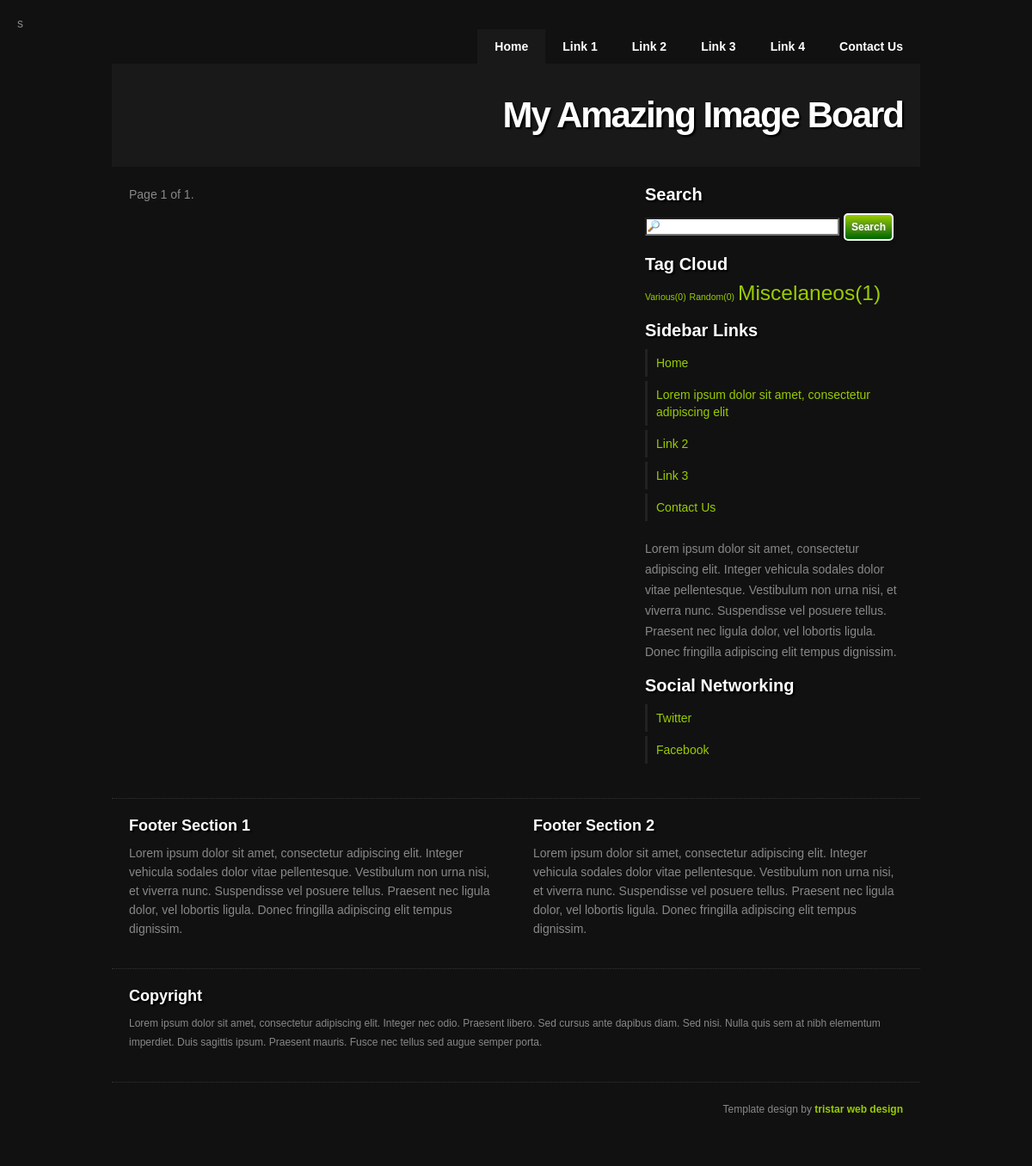
The app's page /imageboard/wo-tags/ with its own data.
### imageboard/models.py (models this page shows, shortened)
class Tag(models.Model):
    title = models.CharField(max_length=100)
    images_per_tag = models.ManyToManyField(Image, through='ImageTag')
    def __unicode__(self):
        return self.title

### imageboard/views.py (the view)
# urls.py: url(r'^imageboard/wo-tags/$', views.images_wo_tags, name = 'image_wo_tags_index'),
def images_wo_tags(request):
    list_image_wo_tags = []
    all_images = Image.objects.all().count()
    for i in range(1,all_images):
        if ImageTag.objects.filter(image=i) == 0:
            list_image_wo_tags.append(Image.objects.get(pk=i))
    pag_images = paginator_exe(request, list_image_wo_tags)
    tag_cloud = tagcloud()
    template = 'images/images_wo_tags.html'
    data = {
        'image_wo_tags_list': pag_images.object_list,
        'paginator_images': pag_images,
        'tagcloud': tag_cloud
    }
    return render_to_response(template, data, context_instance=RequestContext(request))

### imageboard/views.py (called while the page is built)
def paginator_exe(req, list, case=IMAGES_PER_PAGE):
    paginator = Paginator(list, case) # Show N post per page
    page = req.GET.get('page')
    try:
        pag_images = paginator.page(page)
    except (PageNotAnInteger, TypeError):
        pag_images = paginator.page(1)
    except EmptyPage:
        pag_images = paginator.page(paginator.num_pages)
    return pag_images

def tagcloud(threshold=0, maxsize=1.75, minsize=.75):
    counts, taglist, tagcloud = [], [], []
    tags = Tag.objects.all()
    for tag in tags:
        count = ImageTag.objects.filter(tag=tag.id).count()
        count >= threshold and (counts.append(count), taglist.append(tag))
    maxcount = max(counts)
    mincount = min(counts)
    constant = log(maxcount - (mincount - 1))/(maxsize - minsize or 1)
    tagcount = zip(taglist, counts)
    for tag, count in tagcount:
        size = log(count - (mincount - 1))/constant + minsize
        tagcloud.append({'tag': tag, 'count': count, 'size': round(size, 7)})
    return tagcloud

### public/templates/images/images_wo_tags.html (shortened to what this page needs)
{% extends "base.html" %}
{% load staticfiles %}
{% block stylesheet %}
<link rel="stylesheet" href="{% static "css/style.css" %}" type="text/css" media="screen" />s
{% endblock %}
{% block content %}
<section id="content">
  <div class="pagination">
    <span class="step-links">
      <span class="current">
        Page {{ paginator_images.number }} of {{ paginator_images.paginator.num_pages }}.
      </span>
    </span>
  </div>
</section>
{% endblock %}
{% block aside %}{% include "aside.html" %}{% endblock %}

### public/templates/aside.html
<aside id="sidebar">
  <h3>Search</h3>
  <form name="input" action="/search/" method="get">
    <ul class="clearfix">
      <li><input type="text" name="q" class="searchBox" /><input class="form-submit-button-2" type="submit" value="Search" /></li>
    </ul>
  </form>
  <h3>Tag Cloud</h3>
  <p>
  {% for tag in tagcloud %}
  <a style="font-size: {{ tag.size }}em;" title="tags" href="{% url 'imageboard:tag_details' tag.tag.id %}">{{ tag.tag }}({{ tag.count }})</a>
  {% endfor %}
  </p>
  <h3>Sidebar Links</h3>
  <ul class="clearfix">
    <li><a title="home" href="{% url 'imageboard:image_index' %}">Home</a></li>
    <li><a title="link 1" href="{% url 'imageboard:image_index' %}">Lorem ipsum dolor sit amet, consectetur adipiscing elit</a></li>
    <li><a title="link 2" href="{% url 'imageboard:image_index' %}">Link 2</a></li>
    <li><a title="link 3" href="{% url 'imageboard:image_index' %}">Link 3</a></li>
    <li><a title="contact us" href="{% url 'imageboard:image_index' %}">Contact Us</a></li>
  </ul>
  <p>Lorem ipsum dolor sit amet, consectetur adipiscing elit. Integer vehicula sodales dolor vitae pellentesque. Vestibulum non urna nisi, et viverra nunc. Suspendisse vel posuere tellus. Praesent nec ligula dolor, vel lobortis ligula. Donec fringilla adipiscing elit tempus dignissim.</p>
  <h3>Social Networking</h3>
  <ul class="clearfix">
    <li><a title="twitter" href="{% url 'imageboard:image_index' %}">Twitter</a></li>
    <li><a title="facebook" href="{% url 'imageboard:image_index' %}">Facebook</a></li>
  </ul>
</aside>

### public/static/css/style.css (style rules this page uses)
body { background: #111; font-family: Helvetica, Arial, sans-serif; color: #888; padding: 20px; font-size: 14px; }
a { color: #9C0; }
p { margin: 0 0 15px 0; }
h3 { font-weight: bold; font-size: 20px; margin: 0 0 10px 0; color: #FFF; text-shadow: 2px 2px 2px #000000; }
section#content { float: left; width: 560px; padding: 20px; }
aside#sidebar { float: left; width: 300px; padding: 20px; }
aside#sidebar ul { margin: 0 0 15px 0; }
aside#sidebar ul li { display: block; }
aside#sidebar ul li a { float: left; width: 280px; padding: 6px 10px; border-left: 3px solid #222; margin: 0 0 5px 0; line-height: 20px; }
.searchBox { background-image:url('/static/images/magnifying-glass.gif'); background-repeat:no-repeat; padding-left:20px; width: 200px; }
.form-submit-button-2 { -moz-border-radius: 5px 5px 5px 5px; -webkit-border-radius: 5px 5px 5px 5px; -moz-box-shadow: 0 0 5px rgba(0, 0, 0, 0.5); -webkit-box-shadow: 0 0 5px rgba(0, 0, 0, 0.5); background: #9C0; background: -moz-linear-gradient(top, #9C0 0%, #006600 100%); background: -webkit-gradient(linear, left top, left bottom, color-stop(0%,#9C0), color-stop(100%,#006600)); border: 2px solid #FFFFFF; color: #FFFFFF; font-size: 12px; font-weight: bold; margin: 0 0 0 5px; vertical-align: 0px; overflow: visible; padding: 7px; text-shadow: 0 0 5px #777777; width: auto; cursor: pointer; }

### records on screen
Tag: tag "Various", count "0"
Tag: tag "Random", count "0"
Tag: tag "Miscelaneos", count "1"

### other values on screen
{{ paginator_images.number }} "1"
{{ paginator_images.paginator.num_pages }} "1"
